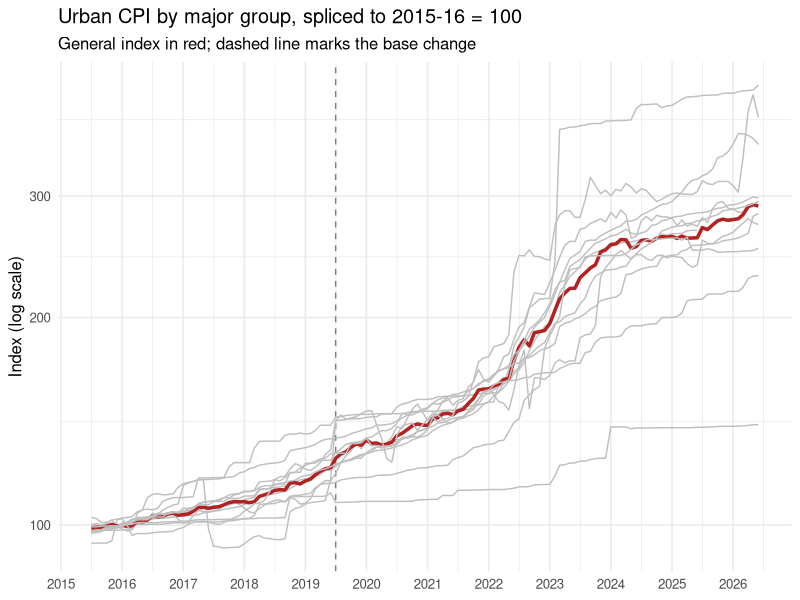
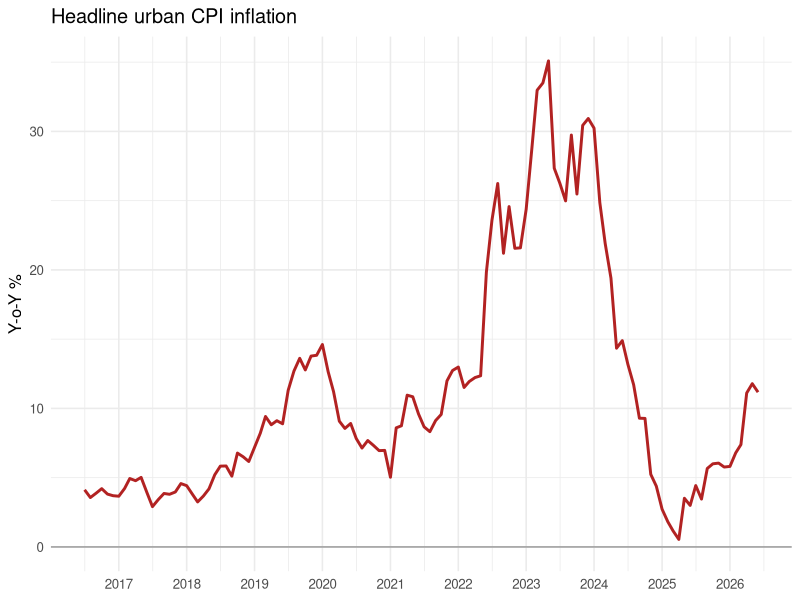
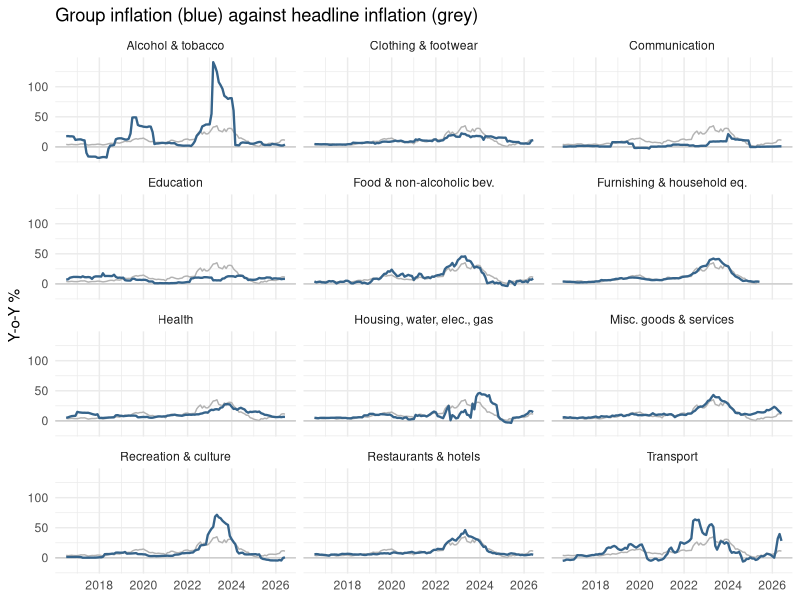
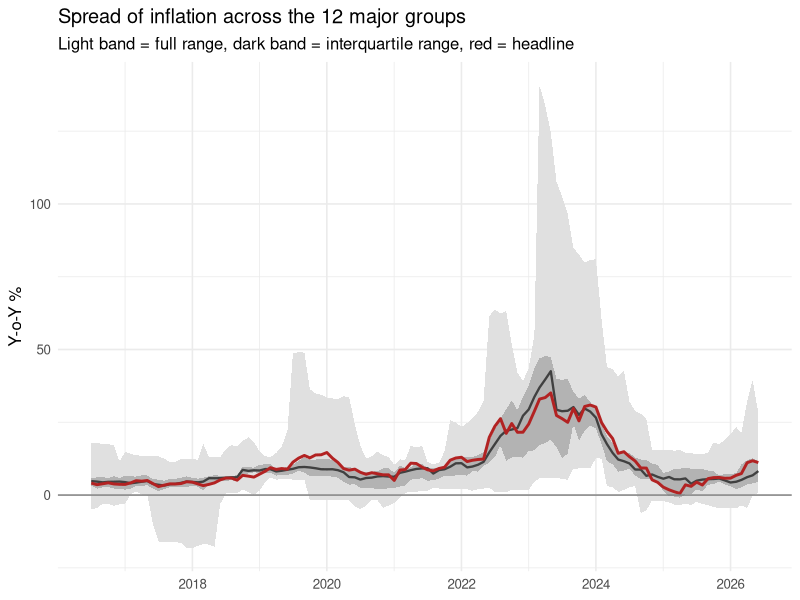
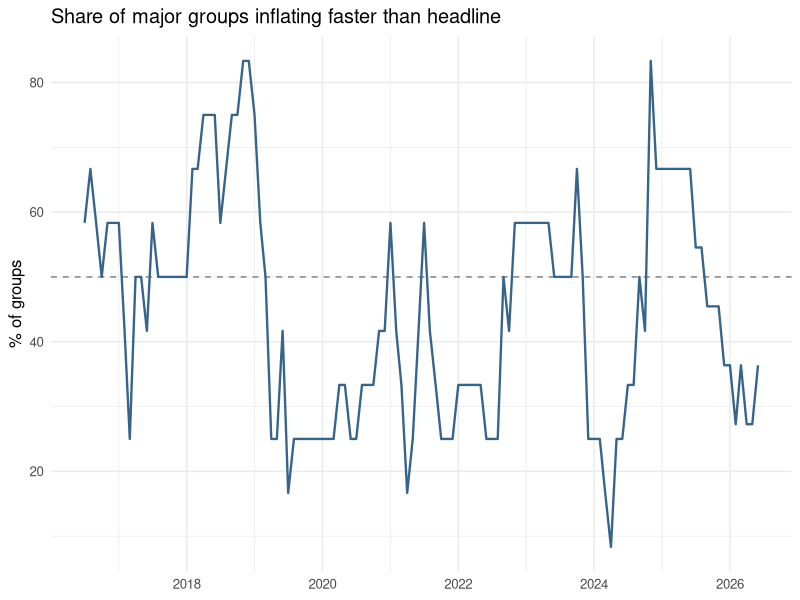
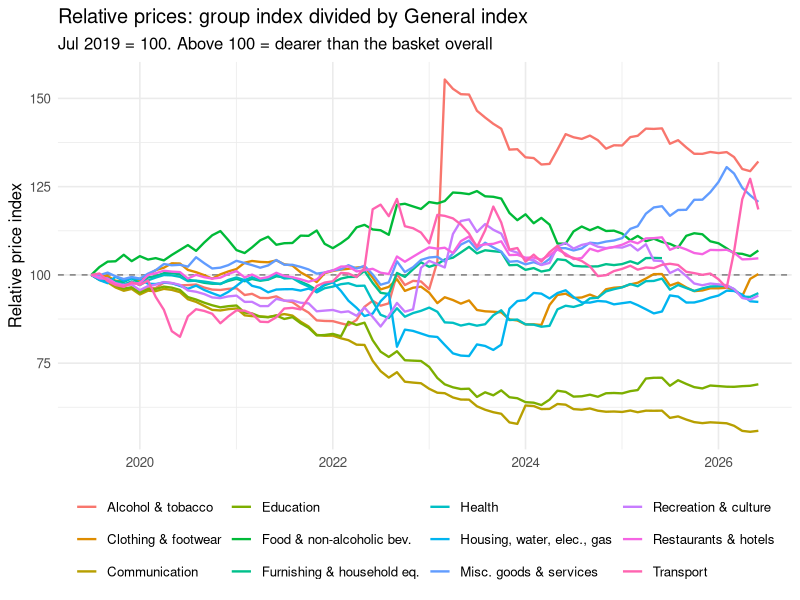
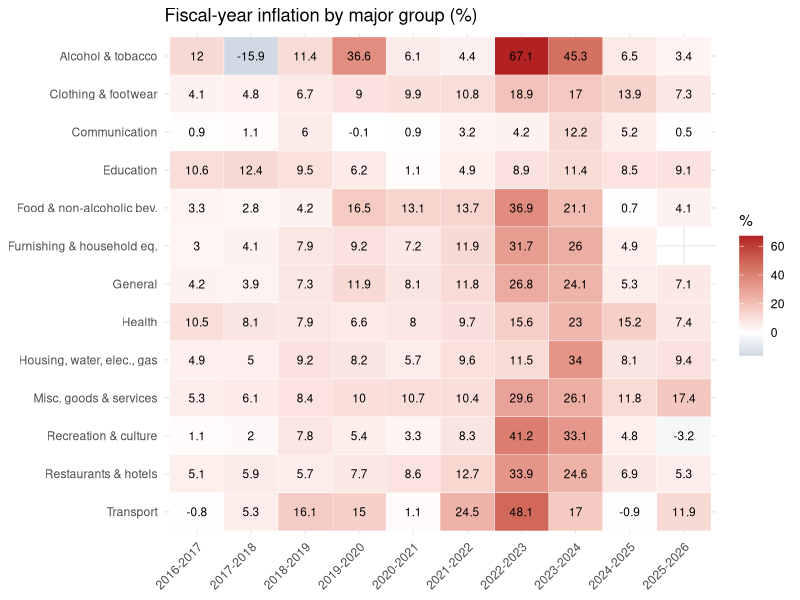

Write the R code that produced these figures, in order. (Note: this script raises an error after producing the figures.)
# =====================================================================
# Urban CPI — General index and all 12 major groups
# Comprehensive inflation analysis, Jul 2015 – Jun 2026
# Data: cpi_urban_groupwise_tidy_monthly.csv (extracted from PBS PDF)
# =====================================================================

library(tidyverse)
library(scales)

cpi <- read_csv("cpi_urban_groupwise_tidy_monthly.csv", show_col_types = FALSE)


# ---------------------------------------------------------------------
# 1. Keep only the aggregate rows: General plus the 12 major groups
# ---------------------------------------------------------------------

groups <- cpi |> filter(cmdty_code == "00")

groups |> count(base_year, group_code, description)

groups |>
  summarise(n_months = n(), first = min(date), last = max(date),
            .by = c(base_year, group_code, description)) |>
  arrange(base_year, group_code)

# Which group-years are missing? (13 groups x 12 months = 156 expected)
groups |>
  count(fiscal_year, base_year) |>
  mutate(expected = 13 * 12, shortfall = expected - n)


# ---------------------------------------------------------------------
# 2. Patch the known extraction gaps
#    Three group-aggregate blocks were dropped by the PDF parser.
#    Values below are typed from the source PDF.
#    Still missing and NOT patchable: group 05 for FY2025-26.
# ---------------------------------------------------------------------

patch <- bind_rows(
  tibble(
    fiscal_year = "2015-2016", base_year = "2007-08",
    group_code = "04", description = "Housing, water, Elec., Gas and other fuels",
    index_value = c(179.77, 180.31, 181.10, 182.62, 182.66, 182.69,
                    185.36, 185.49, 185.48, 187.08, 187.12, 187.17)
  ),
  tibble(
    fiscal_year = "2015-2016", base_year = "2007-08",
    group_code = "05", description = "Furnishing and household equipment maintenance",
    index_value = c(213.53, 214.22, 214.88, 215.49, 215.78, 216.78,
                    217.23, 218.83, 219.50, 220.09, 220.71, 221.48)
  ),
  tibble(
    fiscal_year = "2021-2022", base_year = "2015-16",
    group_code = "05", description = "Furnishing and household equipment maintenance",
    index_value = c(142.29, 142.88, 144.03, 144.99, 147.02, 149.61,
                    150.95, 154.01, 155.73, 158.29, 161.43, 165.68)
  )
) |>
  mutate(
    cmdty_code = "00",
    fy_start   = as.integer(str_sub(fiscal_year, 1, 4)),
    date       = rep(seq(as.Date("2000-07-01"), by = "month", length.out = 12), 3),
    date       = make_date(fy_start + if_else(month(date) >= 7, 0L, 1L), month(date), 1)
  ) |>
  select(date, fiscal_year, base_year, group_code, cmdty_code, description, index_value)

groups <- bind_rows(groups, patch) |> arrange(group_code, date)

groups |> count(fiscal_year, base_year) |> mutate(shortfall = 156 - n)


# ---------------------------------------------------------------------
# 3. Standardise group labels across the two bases and set an order
#    Group names are stable here (unlike commodity codes inside groups),
#    so group_code is a safe key at this level.
# ---------------------------------------------------------------------

groups <- groups |>
  mutate(
    group = case_match(
      group_code,
      "00" ~ "General",
      "01" ~ "Food & non-alcoholic bev.",
      "02" ~ "Alcohol & tobacco",
      "03" ~ "Clothing & footwear",
      "04" ~ "Housing, water, elec., gas",
      "05" ~ "Furnishing & household eq.",
      "06" ~ "Health",
      "07" ~ "Transport",
      "08" ~ "Communication",
      "09" ~ "Recreation & culture",
      "10" ~ "Education",
      "11" ~ "Restaurants & hotels",
      "12" ~ "Misc. goods & services"
    )
  )

groups |> count(group, base_year)


# ---------------------------------------------------------------------
# 4. Splice the two base periods into one continuous series
#    Old-base values are rescaled so FY2015-16 average = 100, which is
#    exactly the anchor of the new base. Approximate: the basket changed
#    too, so treat pre-2019 spliced levels as indicative.
# ---------------------------------------------------------------------

rebase_factors <- groups |>
  filter(base_year == "2007-08", fiscal_year == "2015-2016") |>
  summarise(fy1516_avg = mean(index_value), .by = group) |>
  mutate(factor = 100 / fy1516_avg)

rebase_factors

spliced <- groups |>
  left_join(rebase_factors, by = join_by(group)) |>
  mutate(index = if_else(base_year == "2007-08", index_value * factor, index_value))


# ---------------------------------------------------------------------
# 5. Long-run levels
# ---------------------------------------------------------------------

spliced |>
  ggplot(aes(date, index, group = group,
             colour = group == "General", linewidth = group == "General")) +
  geom_vline(xintercept = as.Date("2019-07-01"), linetype = "dashed", colour = "grey50") +
  geom_line() +
  scale_colour_manual(values = c(`TRUE` = "firebrick", `FALSE` = "grey75"), guide = "none") +
  scale_linewidth_manual(values = c(`TRUE` = 1.2, `FALSE` = 0.5), guide = "none") +
  scale_y_log10(labels = label_number()) +
  scale_x_date(date_breaks = "1 year", date_labels = "%Y") +
  labs(title = "Urban CPI by major group, spliced to 2015-16 = 100",
       subtitle = "General index in red; dashed line marks the base change",
       x = NULL, y = "Index (log scale)") +
  theme_minimal(base_size = 12)


# ---------------------------------------------------------------------
# 6. Year-on-year inflation for every group
# ---------------------------------------------------------------------

yoy <- spliced |>
  arrange(group, date) |>
  mutate(yoy = (index / lag(index, 12) - 1) * 100, .by = group) |>
  filter(!is.na(yoy))

yoy |>
  filter(group == "General") |>
  ggplot(aes(date, yoy)) +
  geom_hline(yintercept = 0, colour = "grey60") +
  geom_line(linewidth = 1, colour = "firebrick") +
  scale_x_date(date_breaks = "1 year", date_labels = "%Y") +
  labs(title = "Headline urban CPI inflation", x = NULL, y = "Y-o-Y %") +
  theme_minimal(base_size = 12)

# Every group as a small multiple, with the General line behind for reference
general_line <- yoy |> filter(group == "General") |> select(date, general = yoy)

yoy |>
  filter(group != "General") |>
  left_join(general_line, by = join_by(date)) |>
  ggplot(aes(date)) +
  geom_hline(yintercept = 0, colour = "grey80") +
  geom_line(aes(y = general), colour = "grey70", linewidth = 0.5) +
  geom_line(aes(y = yoy), colour = "steelblue4", linewidth = 0.8) +
  facet_wrap(vars(group), ncol = 3) +
  scale_x_date(date_breaks = "2 years", date_labels = "%Y") +
  labs(title = "Group inflation (blue) against headline inflation (grey)",
       x = NULL, y = "Y-o-Y %") +
  theme_minimal(base_size = 11)


# ---------------------------------------------------------------------
# 7. League table over the new-base era
# ---------------------------------------------------------------------

league <- yoy |>
  filter(base_year == "2015-16") |>
  summarise(
    n_obs      = n(),
    mean_yoy   = mean(yoy),
    median_yoy = median(yoy),
    sd_yoy     = sd(yoy),
    min_yoy    = min(yoy),
    max_yoy    = max(yoy),
    .by = group
  ) |>
  arrange(desc(mean_yoy))

league

# Cumulative price change since July 2019
spliced |>
  filter(base_year == "2015-16") |>
  arrange(group, date) |>
  mutate(rebased = index / first(index) * 100, .by = group) |>
  slice_max(date, n = 1, by = group) |>
  mutate(cumulative_pct = rebased - 100) |>
  select(group, date, cumulative_pct) |>
  arrange(desc(cumulative_pct))

# When did each group peak, and where was headline at that moment?
yoy |>
  filter(base_year == "2015-16") |>
  slice_max(yoy, n = 1, by = group) |>
  select(group, date, peak_yoy = yoy) |>
  left_join(general_line, by = join_by(date)) |>
  arrange(date)


# ---------------------------------------------------------------------
# 8. How broad-based is inflation? Cross-group dispersion each month
#    Narrow IQR = everything rising together. Wide IQR = a few groups
#    doing the work.
# ---------------------------------------------------------------------

dispersion <- yoy |>
  filter(group != "General") |>
  summarise(
    median_group = median(yoy),
    q1           = quantile(yoy, 0.25),
    q3           = quantile(yoy, 0.75),
    lowest       = min(yoy),
    highest      = max(yoy),
    n_groups     = n(),
    .by = date
  ) |>
  mutate(iqr = q3 - q1) |>
  left_join(general_line, by = join_by(date))

dispersion |> print(n = Inf)

dispersion |>
  ggplot(aes(date)) +
  geom_ribbon(aes(ymin = lowest, ymax = highest), fill = "grey88") +
  geom_ribbon(aes(ymin = q1, ymax = q3), fill = "grey70") +
  geom_line(aes(y = median_group), linewidth = 0.8, colour = "grey25") +
  geom_line(aes(y = general), linewidth = 1, colour = "firebrick") +
  geom_hline(yintercept = 0, colour = "grey50") +
  labs(title = "Spread of inflation across the 12 major groups",
       subtitle = "Light band = full range, dark band = interquartile range, red = headline",
       x = NULL, y = "Y-o-Y %") +
  theme_minimal(base_size = 12)

# Share of groups running above headline each month
yoy |>
  filter(group != "General") |>
  left_join(general_line, by = join_by(date)) |>
  summarise(share_above_headline = mean(yoy > general) * 100, .by = date) |>
  ggplot(aes(date, share_above_headline)) +
  geom_hline(yintercept = 50, linetype = "dashed", colour = "grey50") +
  geom_line(linewidth = 0.8, colour = "steelblue4") +
  labs(title = "Share of major groups inflating faster than headline",
       x = NULL, y = "% of groups") +
  theme_minimal(base_size = 12)


# ---------------------------------------------------------------------
# 9. Relative prices — which groups got dearer relative to the basket
# ---------------------------------------------------------------------

general_index <- spliced |> filter(group == "General") |> select(date, general_index = index)

spliced |>
  filter(group != "General", base_year == "2015-16") |>
  left_join(general_index, by = join_by(date)) |>
  mutate(relative = index / general_index * 100) |>
  arrange(group, date) |>
  mutate(relative = relative / first(relative) * 100, .by = group) |>
  ggplot(aes(date, relative, colour = group)) +
  geom_hline(yintercept = 100, colour = "grey50", linetype = "dashed") +
  geom_line(linewidth = 0.8) +
  labs(title = "Relative prices: group index divided by General index",
       subtitle = "Jul 2019 = 100. Above 100 = dearer than the basket overall",
       x = NULL, y = "Relative price index", colour = NULL) +
  theme_minimal(base_size = 12) +
  theme(legend.position = "bottom")


# ---------------------------------------------------------------------
# 10. Fiscal-year inflation table and heatmap
# ---------------------------------------------------------------------

fy <- spliced |>
  summarise(fy_index = mean(index), .by = c(group, fiscal_year, base_year)) |>
  arrange(group, fiscal_year) |>
  mutate(fy_inflation = (fy_index / lag(fy_index) - 1) * 100, .by = group)

fy |>
  filter(!is.na(fy_inflation)) |>
  select(group, fiscal_year, fy_inflation) |>
  pivot_wider(names_from = fiscal_year, values_from = fy_inflation) |>
  print(width = Inf)

fy |>
  filter(!is.na(fy_inflation)) |>
  ggplot(aes(fiscal_year, fct_rev(group), fill = fy_inflation)) +
  geom_tile(colour = "white") +
  geom_text(aes(label = round(fy_inflation, 1)), size = 3) +
  scale_fill_gradient2(low = "steelblue4", mid = "white", high = "firebrick",
                       midpoint = 0) +
  labs(title = "Fiscal-year inflation by major group (%)",
       x = NULL, y = NULL, fill = "%") +
  theme_minimal(base_size = 11) +
  theme(axis.text.x = element_text(angle = 45, hjust = 1))


# ---------------------------------------------------------------------
# 11. Episode comparison
#     Pick the phases visible in the headline series and compare groups
# ---------------------------------------------------------------------

episodes <- yoy |>
  filter(base_year == "2015-16") |>
  mutate(
    episode = case_when(
      date <  as.Date("2021-07-01") ~ "1. Pre-surge (to Jun 2021)",
      date <  as.Date("2023-07-01") ~ "2. Surge (Jul 2021-Jun 2023)",
      date <  as.Date("2025-07-01") ~ "3. Disinflation (Jul 2023-Jun 2025)",
      .default                      ~ "4. Re-acceleration (Jul 2025-)"
    )
  )

episodes |>
  summarise(mean_yoy = mean(yoy), .by = c(group, episode)) |>
  pivot_wider(names_from = episode, values_from = mean_yoy) |>
  print(width = Inf)

episodes |>
  summarise(mean_yoy = mean(yoy), .by = c(group, episode)) |>
  ggplot(aes(mean_yoy, fct_reorder(group, mean_yoy), fill = episode)) +
  geom_col(position = "dodge") +
  labs(title = "Average group inflation by episode", x = "Mean Y-o-Y %",
       y = NULL, fill = NULL) +
  theme_minimal(base_size = 11) +
  theme(legend.position = "bottom")


# ---------------------------------------------------------------------
# 12. Persistence and volatility
# ---------------------------------------------------------------------

league |>
  filter(group != "General") |>
  ggplot(aes(mean_yoy, sd_yoy)) +
  geom_point(size = 3, colour = "steelblue4") +
  geom_text(aes(label = group), hjust = -0.08, size = 3) +
  expand_limits(x = 30) +
  labs(title = "Average inflation versus its volatility, by group",
       subtitle = "Top-right: high and erratic. Bottom-left: low and steady",
       x = "Mean Y-o-Y %", y = "SD of Y-o-Y %") +
  theme_minimal(base_size = 12)

# Correlation of each group's inflation with headline
yoy |>
  filter(base_year == "2015-16", group != "General") |>
  left_join(general_line, by = join_by(date)) |>
  summarise(corr_with_headline = cor(yoy, general), .by = group) |>
  arrange(desc(corr_with_headline))


# ---------------------------------------------------------------------
# 13. Momentum — 3-month annualised versus year-on-year
#     Momentum turns before the annual rate does
# ---------------------------------------------------------------------

momentum <- spliced |>
  arrange(group, date) |>
  mutate(
    mom3_annualised = ((index / lag(index, 3))^4 - 1) * 100,
    yoy             = (index / lag(index, 12) - 1) * 100,
    .by = group
  ) |>
  filter(!is.na(mom3_annualised), !is.na(yoy), base_year == "2015-16")

momentum |>
  filter(group == "General") |>
  pivot_longer(c(mom3_annualised, yoy), names_to = "measure", values_to = "rate") |>
  mutate(measure = if_else(measure == "yoy", "Year-on-year",
                           "3-month annualised")) |>
  ggplot(aes(date, rate, colour = measure)) +
  geom_hline(yintercept = 0, colour = "grey60") +
  geom_line(linewidth = 0.9) +
  labs(title = "Headline inflation: annual rate versus short-run momentum",
       x = NULL, y = "%", colour = NULL) +
  theme_minimal(base_size = 12) +
  theme(legend.position = "bottom")

# Latest reading for every group, momentum against annual rate
momentum |>
  slice_max(date, n = 1, by = group) |>
  select(group, date, yoy, mom3_annualised) |>
  mutate(momentum_gap = mom3_annualised - yoy) |>
  arrange(desc(momentum_gap))


# ---------------------------------------------------------------------
# 14. Weighted contributions — NOT possible from this file
#     The PDF carries indices only, no expenditure weights, so a group's
#     contribution to headline cannot be computed here. If you obtain the
#     official CPI weights, fill them in below and the rest follows.
#
# weights <- tribble(
#   ~group,                        ~weight,
#   "Food & non-alcoholic bev.",   NA,
#   ...
# )
#
# yoy |>
#   filter(group != "General") |>
#   left_join(weights, by = join_by(group)) |>
#   mutate(contribution = yoy * weight / 100) |>
#   summarise(implied_headline = sum(contribution), .by = date)
# ---------------------------------------------------------------------


# ---------------------------------------------------------------------
# 15. Export
# ---------------------------------------------------------------------

write_csv(spliced,    "groups_spliced.csv")
write_csv(yoy,        "groups_yoy.csv")
write_csv(fy,         "groups_fiscal_year.csv")
write_csv(dispersion, "groups_dispersion.csv")
